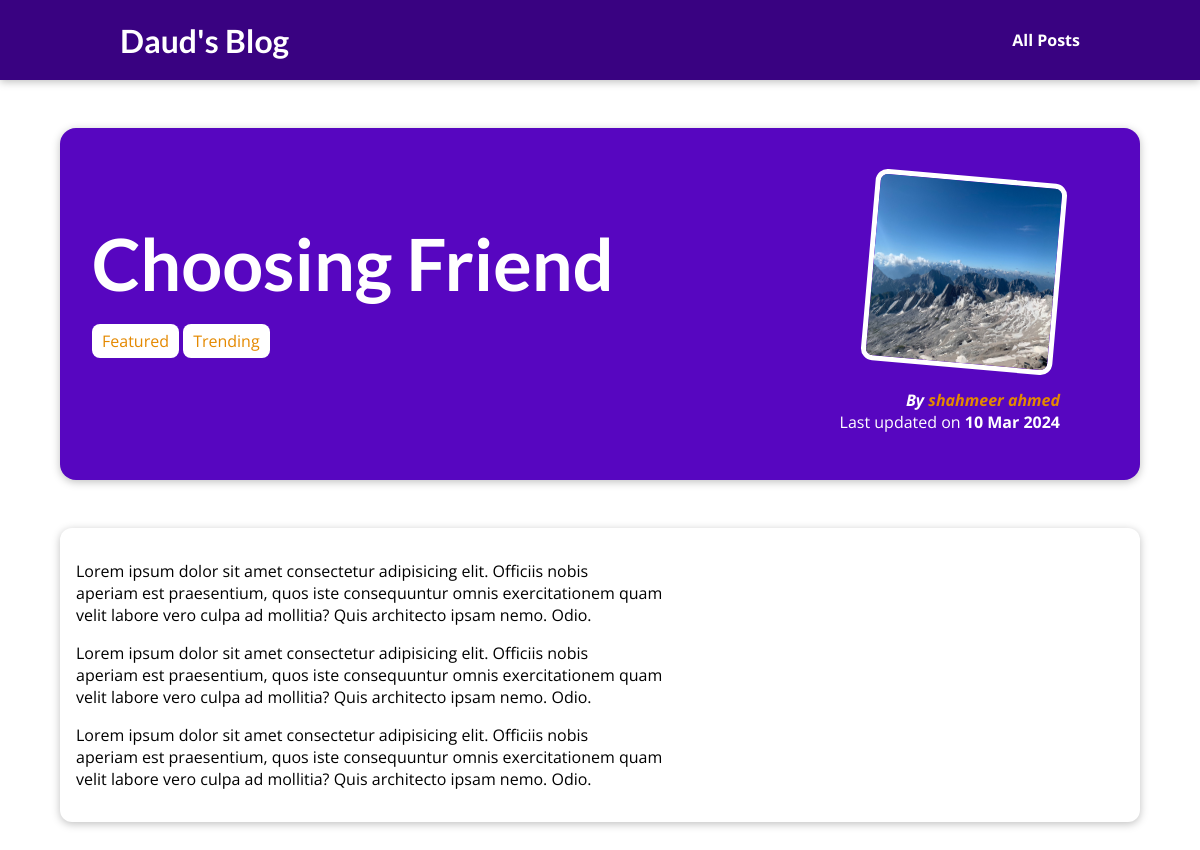
/posts/choosing-friend, run on the app's committed database.
### blog/models.py (models this page shows, shortened)
class Post(models.Model):
    title = models.CharField(max_length = 100)
    image = models.CharField(max_length = 100)
    date = models.DateField()
    excerpt = models.TextField()
    content = models.TextField()
    author = models.ForeignKey(Author, on_delete=models.CASCADE)
    slug = models.SlugField(unique = True ,null=False)
    tag = models.ManyToManyField(Tag, blank= True)

class Tag(models.Model):
    caption = models.CharField(max_length = 20)
    def __str__(self):
        return f"{self.caption}"

class Author(models.Model):
    first_name = models.CharField(max_length = 50,null=True)
    last_name = models.CharField(max_length = 50,null=True)
    email_address = models.EmailField()
    def __str__(self):
        return f"{self.first_name} {self.last_name}"

### blog/views.py (the view)
# urls.py: path("posts/<slug>", views.individual_posts,name="post-details")
def individual_posts(request,slug):
    identified_post = get_object_or_404(Post,slug=slug)
    return render(request,"blog/postDetails.html",{"post":identified_post,"post_tag":identified_post.tag.all()})

### blog/templates/blog/postDetails.html (shortened to what this page needs)
{% extends "base.html" %}
{% load static %}
{% block css_styling %}
    <link rel="stylesheet" href="{% static "blog/style.css" %}">
{% endblock css_styling %}
{% block content %}
<header id="main-navigation">
    <h1><a href="{% url "start-project" %}">Daud's Blog</a></h1>
    <nav>
        <a href="{% url "posts-page" %}">All Posts</a>
    </nav>
</header>
<section id="summary">
    <h2>{{post.title}}</h2>
    <div>
        {% for post in post_tag %}
        <span class = "tags">{{post}}</span>
        {% endfor %}
    </div>
    <article>
        <img src="{% static "blog/images/"|add:post.image %}" alt=Post Title"">
        <address>By <a href = "mailto:{{post.author.email_address}}">{{post.author}}</a></address>
        <div>
            Last updated on
            <time>{{post.date|date:"d M Y"}}</time>
        </div>
    </article>
</section>
<main>
    <p>{{post.content|linebreaks}}</p>
</main>
{% endblock content %}

### static/app.css (style rules this page uses)
* { box-sizing: border-box; }
html { font-family: 'Open Sans', 'Lato', sans-serif; }
body { margin: 0; }
h1, h2, h3 { font-family: 'Lato', sans-serif; font-weight: bold; }

### blog/static/blog/style.css (style rules this page uses)
#main-navigation { width: 100%; height: 5rem; display: flex; justify-content: space-between; align-items: center; padding: 0 10%; position: absolute; top: 0; left: 0; }
#main-navigation a { text-decoration: none; color: white; font-weight: bold; }
#main-navigation { background-color: #390281; box-shadow: 0 2px 8px rgba(0, 0, 0, 0.25); }
#summary { margin: 8rem auto 3rem auto; padding: 2rem; width: 90%; max-width: 90rem; border-radius: 16px; background-color: #5706c0; position: relative; box-shadow: 0 2px 8px rgba(0, 0, 0, 0.25); height: 22rem; }
#summary h2 { color: white; font-size: 4.5rem; margin-bottom: 1.5rem; }
#summary article { position: absolute; top: 2rem; right: 3rem; padding: 1rem 2rem; border-radius: 12px; text-align: right; color: white; }
#summary article img { width: 12rem; height: 12rem; border-radius: 12px; transform: rotateZ(5deg); border: 5px solid white; margin-bottom: 1rem; }
#summary address { font-weight: bold; }
#summary a { text-decoration: none; color: #e48900; }
#summary time { font-weight: bold; }
.tags { background-color: white; color: #e48900; padding: 6px 10px; border-radius: 8px; }
main { width: 90%; max-width: 90rem; margin: 3rem auto; background-color: white; padding: 1rem; border-radius: 12px; box-shadow: 0 2px 8px rgba(0, 0, 0, 0.25); }

### data on the page
Post: title "Choosing Friend", image (picture), author "shahmeer ahmed", date "10 Mar 2024", content "Lorem ipsum dolor sit amet consectetur adipisicing elit. Officiis nobis aperiam est praesentium, quos iste consequuntur omnis exercitationem quam velit labore vero culpa ad mollitia? Quis architecto ipsam nemo. Odio. Lorem ipsum dolor sit amet consectetur adipisicing elit. Officiis nobis aperiam est praesentium, quos iste consequuntur omnis exercitationem quam velit labore vero culpa ad mollitia? Quis architecto ipsam nemo. Odio. Lorem ipsum dolor sit amet consectetur adipisicing elit. Officiis nobis aperiam est praesentium, quos iste consequuntur omnis exercitationem quam velit labore vero culpa ad mollitia? Quis architecto ipsam nemo. Odio."
Tag: caption "Featured"
Tag: caption "Trending"
